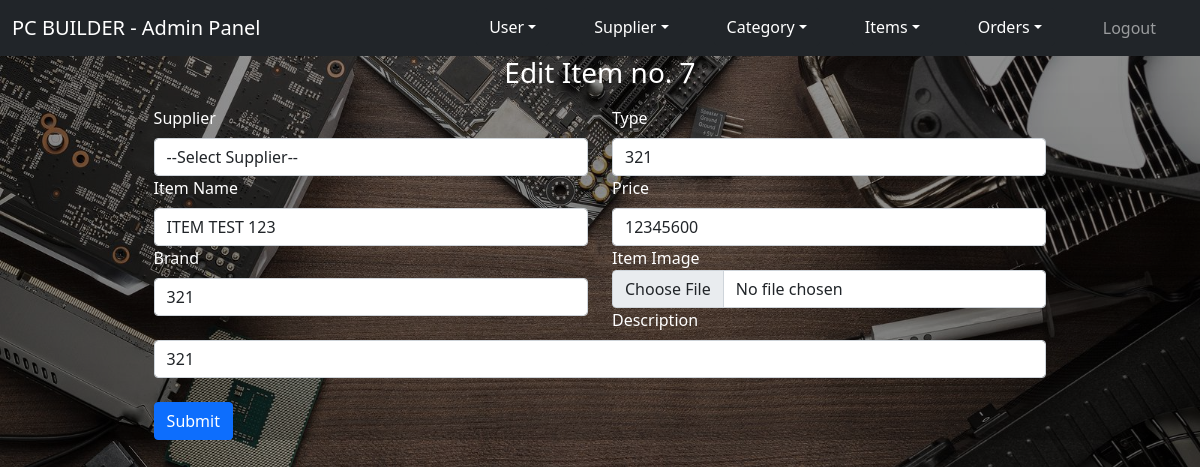
Page /admin/edititem/7 on the committed database.
### tables this page shows
CREATE TABLE `items` (
  `itemId` int(11) UNSIGNED NOT NULL,
  `supplierId` int(11) NOT NULL,
  `itemName` varchar(256) NOT NULL,
  `itemBrand` varchar(256) NOT NULL,
  `itemType` varchar(256) NOT NULL,
  `itemDesc` text NOT NULL,
  `price` float NOT NULL,
  `file_name` text NOT NULL
);

### application/controllers/Admin.php (called while the page is built, shortened)
<?php
class Admin extends CI_Controller
{
    public function edititem($uid)  {
        $this->load->helper('url');
		$this->load->library('session');
		$this->load->model('Item_model');
        $this->load->model('Supplier_Model');
        $reslt=$this->Item_model->getuserdetail($uid);
        $data['supplier'] = $this->Supplier_Model->getRows();
        $this->load->view('admin/items/supplier_name',$data);
        $this->load->view('admin/items/edit',['row'=>$reslt]);
    }
}

### index.php (called while the page is built, shortened)
<?php
require_once BASEPATH.'core/CodeIgniter.php';

### application/models/Item_model.php (called while the page is built, shortened)
<?php
class Item_model extends CI_Model {
    private $table = "items";
    public function getuserdetail($uid) {
        $ret=$this->db->select
        (
        'itemId,itemName,itemBrand,itemType,itemDesc,price'
        )
        ->where('itemId',$uid)
        ->get($this->table);
        return $ret->row();
    }
}

### application/views/admin/items/edit.php (the view, shortened to what this page needs)
<div class="container">
<div class="center">
  <form action="<?php echo base_url().'admin/updateitemdetails/'?>" method="POST" class="form-container mx-auto  shadow-container" id="myForm" style="width:80%" enctype="multipart/form-data">
      <h3 class="mb-3 text-center">Edit Item no. <?php echo $row->itemId; ?></h3>
      <div class="row">
            <div class="col-md-6">
            <div class="form-group">
                <label for="" class="form-label">Supplier</label>
              <select name="supplierId" id="supplierId"
                class="form-control ">
                <option>--Select Supplier--</option>
            </select>
            </div>
            <div class="form-group">
              <label for="" class="form-label">Item Name</label>
              <input type="text" class="form-control" value="<?php echo $row->itemName;?>" name="itemName" >
        </div>
        <div class="form-group">
          <label for="" class="form-label">Brand</label>
          <input type="text" class="form-control" value="<?php echo $row->itemBrand;?>" name="itemBrand" >
        </div>
            </div>
        <div class="col-md-6">
        <div class="form-group">
          <label for="" class="form-label">Type</label>
          <input type="text" class="form-control" value="<?php echo $row->itemType;?>"  name="itemType" >
        </div>
          <div class="form-group">
          <label for="" class="form-label">Price</label>
          <input type="price" class="form-control" name="price" value="<?php echo $row->price;?>"  >
        </div>
        <div class="form-group">
        <label>Item Image</label>
          <input type="file" class="form-control" name="files[]" />
          <label for="" class="form-label">Description</label>
        </div>
        </div>
          <div class="form-group">
          <input type="text" class="form-control" name="itemDesc" value="<?php echo $row->itemDesc;?>">
         </div>
         </div>
          <br>
         <button type="submit" name="updateitems" value="update" class="btn btn-primary">Submit</button>
  </form>
  </div>
</div>

### assets/css/adminstyle.css (style rules this page uses)
body { background: linear-gradient(rgba(0, 0, 0, 0.4),rgba(0, 0, 0, 0.5)), url("../../public/PC_Background.jpg") center/cover no-repeat fixed; justify-content: stretch; font-family: 'Poppins', sans-serif; }
.container { color: #fff; }

### rows in the picture
items: itemId "7", itemName "ITEM TEST 123", itemBrand "321", itemType "321", price "12345600", itemDesc "321"
